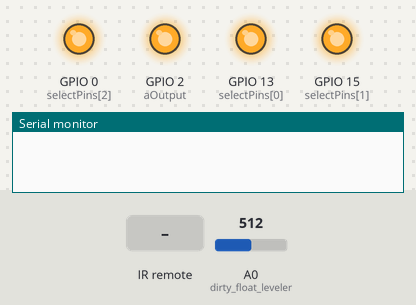
The sketch below on a simulated ESP8266 (NodeMCU). On the bench: output pins drawn as LEDs (lit = HIGH), the last lines printed to the serial monitor. Dashed ring = blinking. The inputs (shaded band) are chosen by the test bench; at power-on: A0 (dirty_float_leveler) = 512. EEPROM starts erased.

Above: at 2.8 s.
2.9 s: infrared code 0x807F40BF received
At 3.6 s:
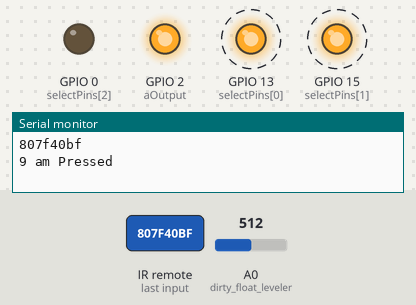
At 4.0 s:
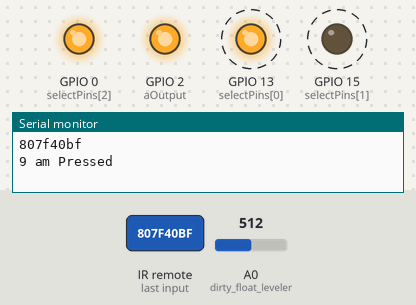
5.9 s: infrared code 0x807FC03F received
At 6.9 s:
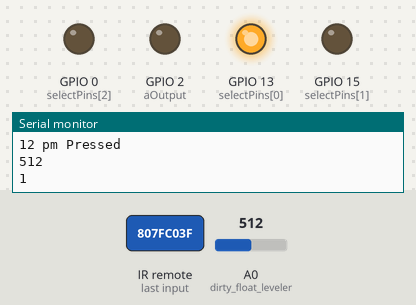
Timing chart, 0 to 8.9 s (numbered marks = the images above; inputs shaded):
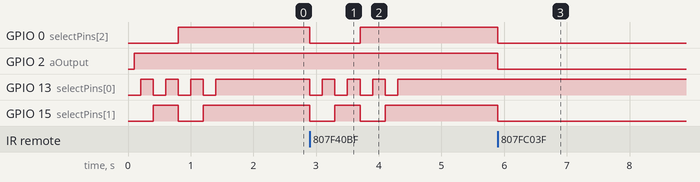

The sketch:

ir_changer_functions.ino
```cpp
#include <IRremoteESP8266.h>
#include <IRrecv.h>
#include <IRutils.h>
#include <EEPROM.h>

//ir remote sensor
const uint16_t ir_sensor = 12;

IRrecv irrecv(ir_sensor);
decode_results results;

extern const int selectPins[3]; // S0, S1, S2
extern const int aOutput; // Connect common (Z) to 5 (PIM-capable)
extern const int dirty_float_leveler;

struct tank {
    int proximity_sensor;
    int empty_float_level;
    int offset;
    int clean_pump;
    int dirty_pump;
};

//Water sensors
struct tank small;
struct tank large;


void setup() {
    Serial.begin(9600);

    EEPROM.begin(8);

    set_tanks(&small, &large);

    pinMode(large.proximity_sensor, INPUT);
    pinMode(small.proximity_sensor, INPUT);
    pinMode(ir_sensor, INPUT);
    pinMode(dirty_float_leveler, INPUT);

    // Set up the select pins, as outputs
    for (int i=0; i<3; i++)
    {
        pinMode(selectPins[i], OUTPUT);
        digitalWrite(selectPins[i], LOW);
    }
    pinMode(aOutput, OUTPUT); // Set up Z as an output

    set_relays();

    irrecv.enableIRIn();  // Start the receiver
}

void loop() {
  if (irrecv.decode(&results)) {
    uint64_t number = results.value;
    unsigned long long1 = (unsigned long)((number & 0xFFFF0000) >> 16 );
    unsigned long long2 = (unsigned long)((number & 0x0000FFFF));

    String hex = String(long1, HEX) + String(long2, HEX); // six octets

    Serial.println(hex);

    if (results.value == 0x807f40bf) {
      Serial.println("9 am Pressed");

      //turns all relays off
      set_relays();
    }
    else if (results.value == 0x807fc03f) {
      Serial.println("12 pm Pressed");

      perform_whole_change(&small);
    }
    else if (results.value == 0x807f827d) {
      Serial.println("3 pm Pressed");

      perform_whole_change(&large);
    }
    else if (results.value == 0x807f609f) {
      Serial.println("6 am Pressed");

      turn_on_item(small.dirty_pump);
    }
    else if (results.value == 0x807fa25d) {
      Serial.println("6 pm Pressed");

      turn_on_item(large.dirty_pump);
    }
    else if (results.value == 0x807f50af) {
      Serial.println("3 am Pressed");

      turn_on_item(large.clean_pump);
    }
    else if (results.value == 0x807fd02f) {
      Serial.println("12 am Pressed");

      turn_on_item(small.clean_pump);
    }
    else if (results.value == 0x807f926d) {
      Serial.println("9 pm Pressed");

      set_float_level(&large);
    }
    else if (results.value == 0x807f8a75) {
      Serial.println("G Pressed");

      set_float_level(&small);
    }
    else if (results.value == 0x807fc837) {
      Serial.println("R Pressed");

      empty_dirty_bucket();
    }

    delay(100);
    irrecv.resume();  // Receive the next
  }
}
```

changer_functions.ino
```cpp
//Multiplexier pins for relay board
const int selectPins[3] = {13, 15, 0};      // S0, S1, S2 | D7, D8, D3
const int aOutput = 2;                      //D4

const int dirty_float_leveler = A0;     //A0
const int empty_dirty_water_pump = 0;
const int empty_float_level = 500; //0


void set_float_level(struct tank* t) {
    t->empty_float_level = analogRead(dirty_float_leveler);
    EEPROM.put(t->offset, t->empty_float_level);
    Serial.println(dirty_float_leveler);
    EEPROM.commit();
}


/** Sets intital values of each tank structure */
void set_tanks(struct tank* small, struct tank* large) {
    large->clean_pump = 2;
    large->dirty_pump = 4;
    large->offset = 0;
    EEPROM.get(large->offset, large->empty_float_level);
    large->proximity_sensor = 5; //D1

    small->clean_pump = 3;
    small->dirty_pump = 1;
    small->offset = 4;
    EEPROM.get(small->offset, small->empty_float_level);
    small->proximity_sensor = 4; //D2
}

/* Turns on a single relay block for a specified value
 *
 * PARAM: item_id, value acossiated to relay block
*/
void turn_on_item(int item_id) {
  Serial.println(item_id);
  selectMuxPin(item_id);
  digitalWrite(aOutput, LOW);
}

/* Turns off a single relay block for a specified value
 *
 * PARAM: item_id, value acossiated to relay block
*/
void turn_off_item(int item_id) {
  selectMuxPin(item_id);
  digitalWrite(aOutput, HIGH);
}


void pump_clean_in_tank(struct tank* t) {
    turn_on_item(t->clean_pump);

    while(digitalRead(t->proximity_sensor) == LOW) {
      delay(500);
    }

    turn_off_item(t->clean_pump);
}


void pump_dirty_out_tank(struct tank* t) {
    turn_on_item(t->dirty_pump);

    while (analogRead(dirty_float_leveler) > t->empty_float_level) {
      delay(500);
    }

    turn_off_item(t->dirty_pump);
}


void perform_whole_change(struct tank* t) {
    if (check_dirty_bucket()) {
        return;
    }

    pump_dirty_out_tank(t);
    pump_clean_in_tank(t);
    empty_dirty_bucket();

    return;
}


/** checks if dirty bucket is full or not */
bool check_dirty_bucket() {
    Serial.println(analogRead(dirty_float_leveler));

    if (analogRead(dirty_float_leveler) < empty_float_level) {
        return true;
    } else {
        return false;
    }
}


/* Turns on the dirty emptying pump to empty dirty water */
void empty_dirty_bucket() {
    selectMuxPin(empty_dirty_water_pump);
    while (check_dirty_bucket()) {
      digitalWrite(aOutput, LOW);
      delay(500);
    }
    digitalWrite(aOutput, HIGH);
}


/* The selectMuxPin function sets the S0, S1, and S2 pins to select the give pin
 *
 * PARAM: pin to select
 */
void selectMuxPin(int pin)
{
  if (pin > 7) return; // Exit if pin is out of scope
  for (int i=0; i<3; i++)
  {
    if (pin & (1<<i))
      digitalWrite(selectPins[i], HIGH);
    else
      digitalWrite(selectPins[i], LOW);
  }
}


/* Sets all relays off first */
void set_relays() {
  for (int pin = 0; pin < 8; pin++) {
    selectMuxPin(pin);
    delay(100);
    digitalWrite(aOutput, HIGH);
    delay(100);
  }
}
```

Measured:
- after the input at 2.9 s, GPIO 0 (selectPins[2]): HIGH → LOW at once, → HIGH 0.80 s later; GPIO 13 (selectPins[0]): alternates HIGH for 0.20 s and LOW for 0.20 s, 8 changes in all, then stays HIGH, starting at once; GPIO 15 (selectPins[1]): alternates HIGH for 0.40 s and LOW for 0.40 s, 4 changes in all, then stays HIGH, starting at once
- after the input at 5.9 s, GPIO 0 (selectPins[2]), GPIO 2 (aOutput), GPIO 15 (selectPins[1]): HIGH → LOW at once
